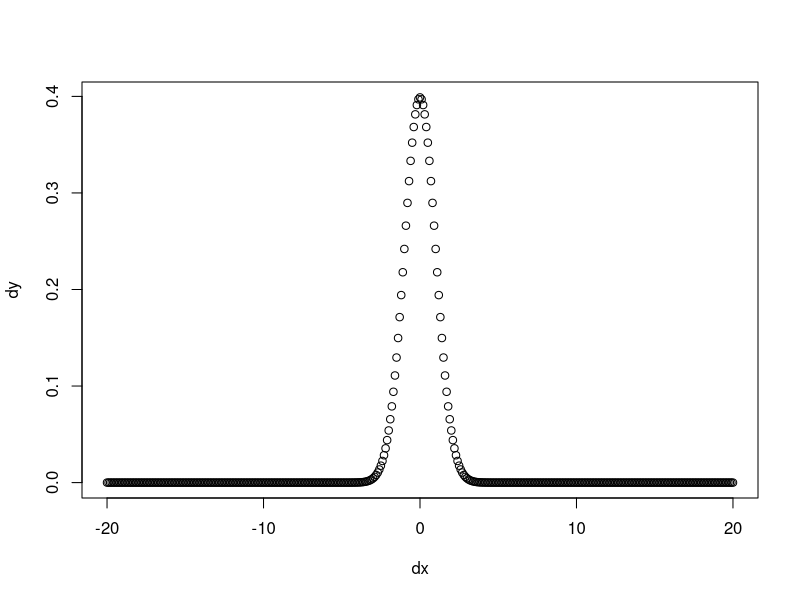
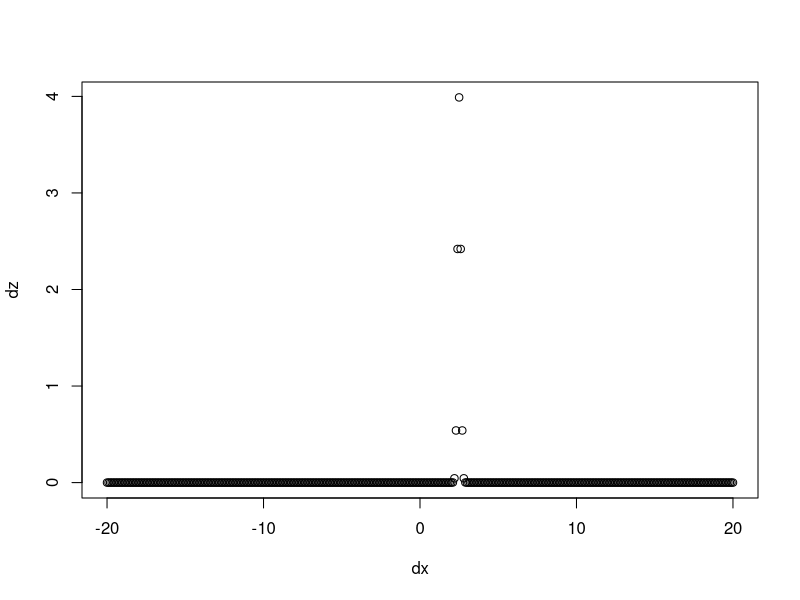
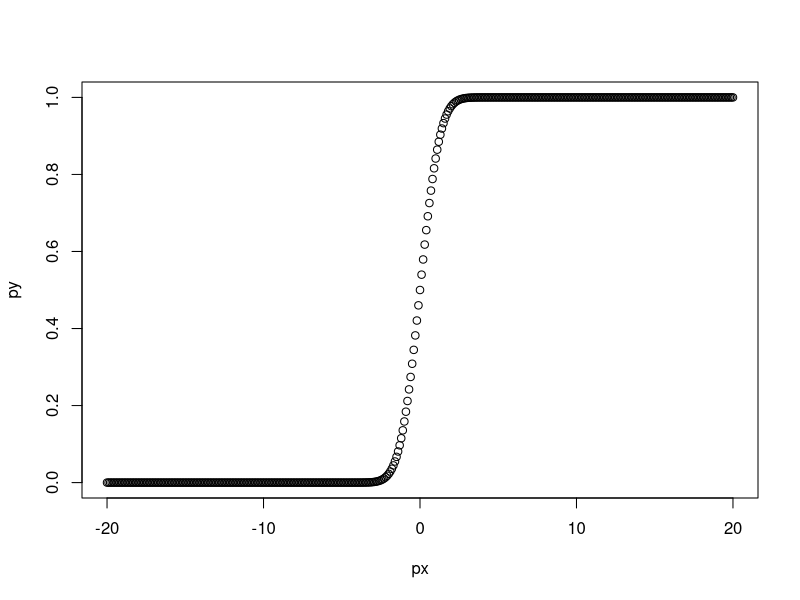
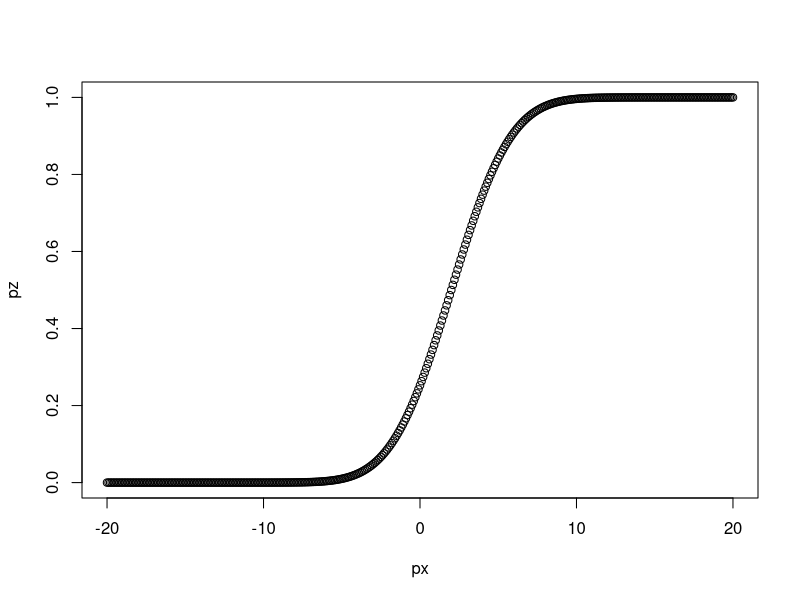
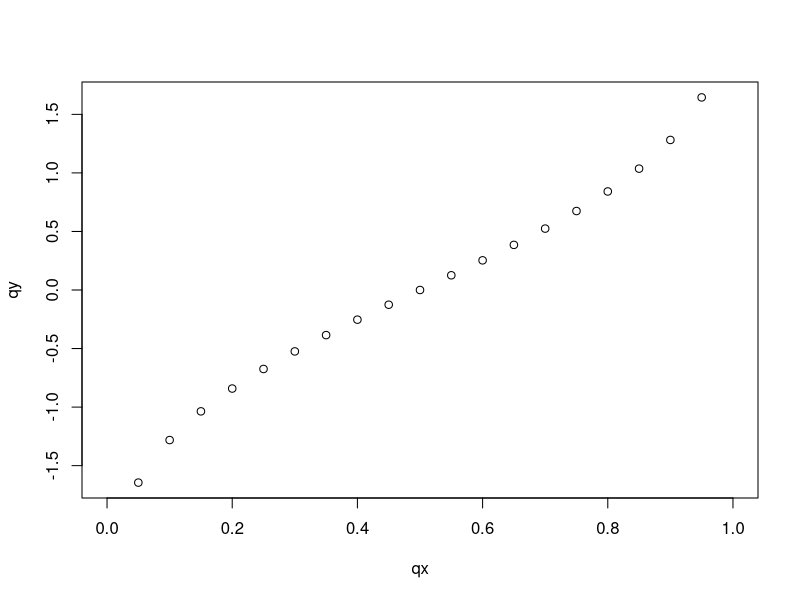
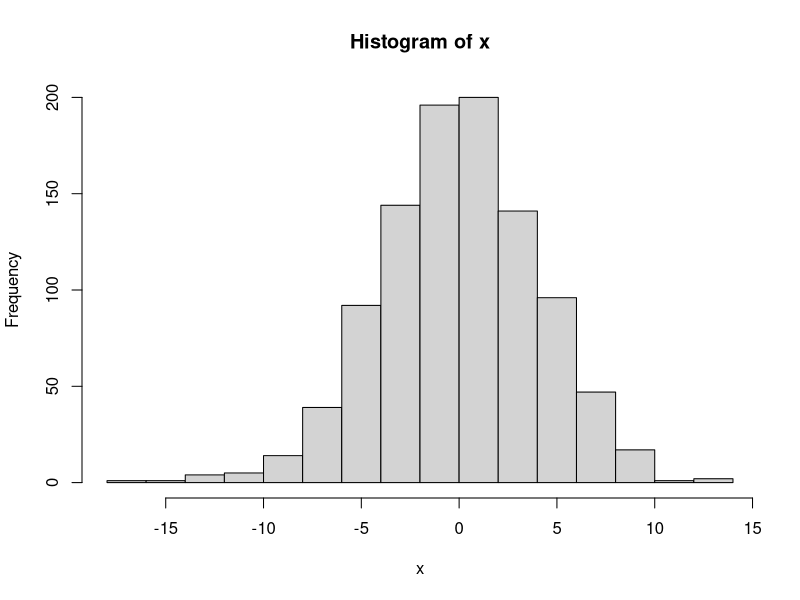
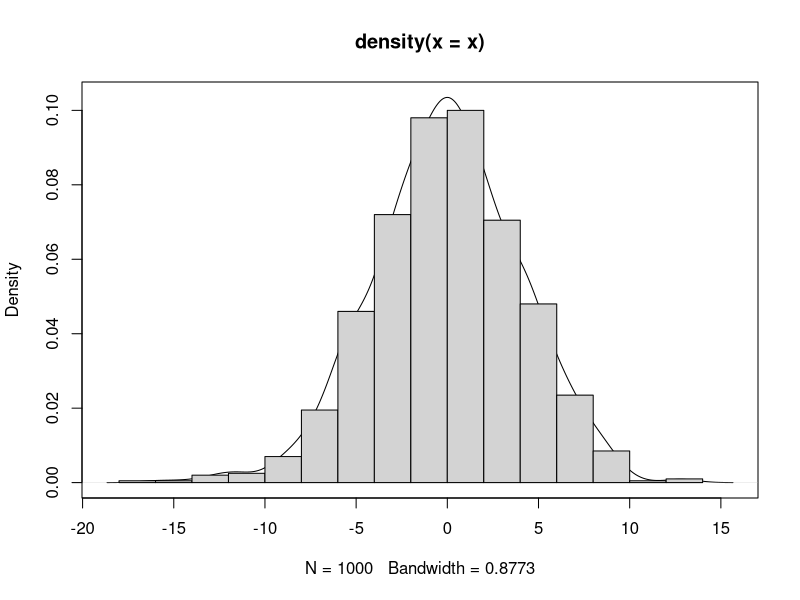
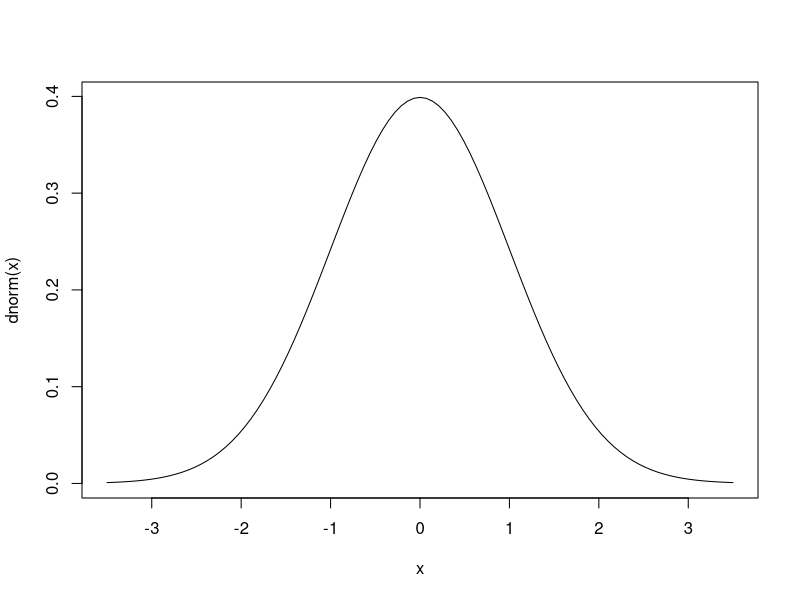

Write the R code that produced these figures, in order.

## Distribuciones

# A modo general, una Distribución es una herramienta matemática que generaliza la noción de una función.

# En R podemos ver la lista de todas las distribuciones que se encuentran incluidas en el paquete 'stats', utilizando el siguiente comando:
?Distributions

# Cuatro grandes grupos de funciones de distribución de probabilidad se encuentran disponibles en dicho paquete: función de densidad (Density), función de distribución acumulativa (cumulative distribution function), función cuantil (quantile function) y generadores de núneros al azar (random variate generation).
# Cada función se denomina e identifica con la primer letra seguido del nombre de la variable (discreta o continua).
# dxxx
# pxxx
# qxxx
# rxxx

# Ejemplo: Distibución Normal o Gaussiana

# dnorm : Función de Densidad de Probabilidad (PDF en inglés).
# pnorm : Función de Distribución de Probabilidad (CDF en inglés; probabilidad acumulada).
# qnorm : Función de Cuantiles.
# rnorm : Generador aleatorio de números con distribución normal.
# En la ayuda de R se pueden ver las cuatro funciones incluidas para la
# distribución normal:
?Normal
?dnorm
?pnorm
?qnorm
?rnorm

# Las cuatro funciones tienen argumentos que especifican los parámetros
# de la distribución: mean y sd (mu y sigma), tienen los valores por
# defecto 0 y 1 (lo que se denota por la presencia de los "=").
# Otros parámetros varían ya que son específicos de cada función.


## Sobre las funciones:

# dnorm 
# Es la función con forma de campana que la mayoría conocemos.
# Calcula para cada punto observado el valor de la función de densidad.

# Para la función de densidad con una distribución normal el valor cero vale:
dnorm(0) # cuánto vale la media y el desvio de esta distribución?
# 0.3989423

# Para la función de densidad con una distribución normal y media = 6, el valor cero vale:
dnorm(0, mean=6)
# 6.075883e-09

# Para la función de densidad con una distribución normal con media = 4 y desvio = 10, el valor cero vale:
dnorm(0, mean=6, sd=10)
# 0.03332246

# Si quiero averigual el valor para tres números diferentes, los debo concatenar con la función c:
dc <- dnorm(c(1, 3, 7))
# 2.419707e-01 4.431848e-03 9.134720e-12

# Si quiero conocer para un determinada secuencia de valores como se comporta la función de distribución de densidad, primero debo generar la secuencia:
dx <- seq(-20, 20, by=0.1)
# dx es un vector con valores entre -20 y 20 tomados de a 0,1.
dy <- dnorm(dx)
# dy usa los valores generados en dx y calcula los valores para la función de densidad con distribución normal
plot(dx, dy)

# ahora le cambiamos la media y el desvio
dz <- dnorm(dx, mean=2.5, sd=0.1) 
plot(dx, dz)

# pnorm 
# Es la función que describe P(Y <= X) (probabilidad de que Y sea
# menor o igual a X, siendo X un cuantil e Y una variable aleatoria
# tomada de una distribución normal.
# Naturalmente Y está entre 0 y 1

pnorm(0)
# 0.5

pnorm(0, mean=2)
# 0.02275013

pnorm(0, mean=2, sd=3)
# 0.2524925

pc <- pnorm(c(1, 3, 7))
# 0.8413447 0.9986501 1.0000000

px <- seq(-20, 20, by=0.1)
py <- pnorm(px)
plot(px, py)

pz <- pnorm(px, mean=2, sd=3) 
plot(px, pz)

# qnorm
# Matemáticamente es la función inversa a pnorm (f^-1(x), no 1/f(x)).
# Ejemplo: para una variable al azar con distribución normal, de media 0 y desvio 1, la función de probabilidad que devuelve es el Z-score.

qnorm(0.5)
# 0
qnorm(0.5,mean=1)
# 1
qnorm(0.5,mean=1,sd=2)
# 1
qnorm(0.5,mean=2,sd=2)
# 2
qnorm(0.5,mean=2,sd=4)
# 2
qnorm(0.25,mean=2,sd=2)
# 0.6510205
qnorm(0.758)
# 0.6998836
qnorm(0.758,mean=5,sd=2)
# 6.399767
qnorm(0.265)
# -0.628006
qnorm(0.265,sd=3)
# -1.884018

qc <- c(0.2,0.4,0.65)
qnorm(qc)
# -0.8416212 -0.2533471  0.3853205

qx <- seq(0, 1, by=0.05)
qy <- qnorm(qx)
plot(qx, qy)


## Números aleatorios en R

# Un número aleatorio surge a partir de una variable al azar que presenta una función de distribución determinada.

# Ejemplo: Para crear 1000 números aleatorios con promedio 0 y desvío estándar 1:
x <- rnorm(1000, mean=0, sd=4)
# Claro está que el promedio es de la población y no de cada número en sí...
# Para corroborar que el generador funciona bien:
mean(x)  # Debería ser cercano a 0
sd(x)    # y este cercano a 1

# De acuerdo a la ley de los grandes números, cuánto mayor es la cantidad de elementos de x, más cercanos a 0 y 1 son estos valores... invitamos al usuario a que explore lo que ocurre con rnorm.

# Podemos hacer un resumen de los números generados:
summary(x)

# O un histograma:
hist(x)

# O una curva de densidad:
densidad <- density(x)
plot(densidad)

# O ambos...
hist(x, freq=FALSE, add=TRUE)
# Nótese el uso de los argumentos "freq" y "add" para cambiar las
# opciones por defecto (así grafica densidades y no borra el gráfico
# anterior). En esta parte no se va a profundizar en lo que refiere
# a herramientas gráficas, pero se retomará el tema más adelante.

# Ejemplificando con las tres funciones que vimos anteriormente:

# dnorm
# otra forma de graficar una función de densidad:
curve(dnorm(x), from=-3.5, to=3.5) # recuerde quien era x...
# La función curve dibuja la curva de la función correspondiente dentro de los límites pautados por 'from' y 'to'.

# pnorm
curve(pnorm(x), from=-3.5, to=3.5)

# qnorm
curve(qnorm(x), from=-1, to=1)
# Se parece a:
plot(sort(rnorm(1e3)))

# Puedo combinar dnorm y rnorm para hacer un lindo gráfico:
x <- rnorm(1000)
hist(x, freq=FALSE)
curve(dnorm(x), add=TRUE, col='blue', lwd=2)
lines(density(x), col='red', lwd=2)
# la función line ajusta una línea al modelo propuesto.

# EXTRA

# La función qqnorm sirve para comparar los cuantiles de un vector
# cualquiera con la distribución de cuantiles esperada para una
# distribución normal:
?qqnorm

# Ejemplo:
qqx <- rnorm(100)
qqnorm(qqx)
# Usando qqline agregamos una recta que pasa por el primer y tercer
# cuartiles (correspondientes a los percentiles 25% y 75%). 
qqline(qqx, col='red', lwd=2)
# ¿Qué pasa si hago una prueba similar con un x generado con runif?
# Comparar con la curva de pnorm, ¿Se parecen?¿Tiene lógica?

####################################################

## Ejemplo: Distribución Uniforme
?Uniform
# O
?dunif

# Cómo dice el nombre, la distribución uniforme es equiprobable para
# todos los valores incluídos en un intervalo dado. Por lo tanto sólo
# necesita un mínimo y un máximo como parámetros.
# Al igual que todos los generadores de números de "stats", el primer
# argumento es el número de elementos, mientras que los otros dos son
# el mín. y máx. mencionados.

# Ejemplo: Para tomar mil valores aleatorios con distribución U(0,1):
x <- runif(1000, 0, 1)
hist(x)  # Bastante horizontal, ¿no?

####################################################

## Muestreos aleatorios
?sample

# La función sample hace muestreos de los elementos contenidos en el
# primer argumento. Por defecto muestrea sin reposición todos los
# elementos posibles:
sample(1:5)
# 1 4 5 2 3 # primera corrida
# 2 1 5 4 3 # segunda corrida
# 3 4 2 1 5 # tercera corrida
# como el lector puede observar, cada nueva corridadel comando, genera un muestreo aleatorio, por lo tanto es esperable que el orden de los números sea siempre distinto.
# intente probar con una mayor cantidad de números o correr varias veces el argumento de arriba...

# En la ayuda se pueden ver varios argumentos para modificar este
# comportamiento:
sample(1:5, replace=TRUE)  # con reposición
sample(1:5, 2)             # muestrea sólo dos valores, sin reposición
sample(1:5, size=2)        # ídem
sample(1:5, 2, replace=TRUE) # los anteriores combinados

# Los mismos resultados se pueden obtener si usamos vectores "character":
sample(c('Homero', 'Marge', 'Bart', 'Lisa', 'Maguie'), 3, replace=TRUE) # nombres
sample(letters, 5) # letras

# Algo que puede confundir: si le damos solamente un número como entrada,
# puede tener comportamientos inesperados:
sample(10)     # idéntico a pedir "sample(1:10)"
sample(10.3)   # redondea 10.3 --> 10, así que es igual que el anterior
# es idéntico a pedir: sample(floor(10.3)), función floor es para redondear
sample(-10.3)  # el comportamiento es distinto ahora, por ser negativo

#############################################################################

# EXTRA

# Otra opción útil puede ser usar el argumento "prob" de la función sample.
# Este argumento permite asignar distintos valores de peso a cada
# uno de los elementos del vector a muestrear.
# Por ejemplo, si queremos muestrear los valores 5, 10 y 15 pero de tal
# forma que el valor 5 sea 3 veces más frecuente que el 15, y que el
# el 10 sea 2 veces más frecuente que el 15, entonces podemos ingresar:
muestreo <- sample(c(5, 10, 15), size=6000, prob=c(3, 2, 1), replace=T)
x <- table(muestreo)
x  # x tiene por nombres los valores 5, 10 y 15
x['5'] / x['15']  # ¿Es el valor que esperábamos?
x['5'] / x['10']  # ¿Es el valor que esperábamos?
# las comillas indican el nombre del elemento
# en el resultado el 5 indica el nombre del elemento, de forma similar
# a cuando pedimos que muestre x.

# Nótese que:
# prob es un sólo argumento, pero eso no equivale a un sólo número, si no
# a un sólo objeto (en este caso un vector, con tres elementos).
# prob puede aceptar valores decimales, incluso pueden asignarse
# probabilidades, aunque da error si alguno es negativo.
# Internamente los valores son siempre convertidos a un valor
# de probabilidad (entre 0 y 1); si el usuario ingresa lo siguigente:
# prob=c(A, B, C)
# Entonces transforma los valores así:
# a = A / (A + B + C)
# b = B / (A + B + C)
# c = C / (A + B + C)
# Y utiliza a, b y c como las probabilidades de que sean muestreados
# los elementos correspondiente del vector a muestrear.


####################################################
## Semillas

# Los números aleatorios generados por computadora, no son verdaderamente
# aleatorios. Los algoritmos internos necesarios son determinísticos
# en último término, pero producen secuencias de valores que aproximan
# propiedades estadísticas aceptablemente similares a las esperadas
# por la distribución uniforme.
# Ver:
# http://www.random.org/;
# http://en.wikipedia.org/wiki/Pseudorandom_number_generator).
?Random
?RNG/
  # También existe un paquete llamado "random", para la generación de
  # números verdaderamente aleatorios (aunque en muchos casos no son
  # necesarios).
  
  # Las simulaciones que usan métodos Monte Carlo pueden ser sensibles a
  # los problemas. Para el uso de R existe al menos un libro relacionado:
  # http://books.google.com/books/about/Introducing_Monte_Carlo_Methods_with_R.html?id=WIjMyiEiHCsC
  
# Las secuencias generadas por estos algoritmos dependen del valor
# inicial llamado "semilla". Si ingresamos una semilla manualmente
# podemos repetir el resultado de cualquiera de las funciones basadas
# en generadores de números aleatorios (como rnorm, runif y sample):
set.seed(1)  # se puede usar cualquier otro número
sample(10)
# 3  4  5  7  2  8  9  6 10  1
# si ejecutamos de vuelta el comando, va a ser distinto
sample(10)
#  3  2  6 10  5  7  8  4  1  9
# a menos que volvamos a "plantar" la misma "semilla":
set.seed(1)
sample(10)
# 3  4  5  7  2  8  9  6 10  1

# Se obtendrán resultados análogos si usamos rnorm, runif u otros
# generadores de números aleatorios.

# Esto puede ser útil si queremos que nuestros resultados sean
# reproducibles *exactamente* en otro momento o lugar.

# si plantamos otra semilla, el orden aleatorio que quede guardado en dicha semilla será otro:
set.seed(2)
sample(10)
# 2  7  5 10  6  8  1  3  4  9

sample(10)
# 6  3  7  2  9  5  4  1 10  8

set.seed(2)
sample(10)
# 2  7  5 10  6  8  1  3  4  9
